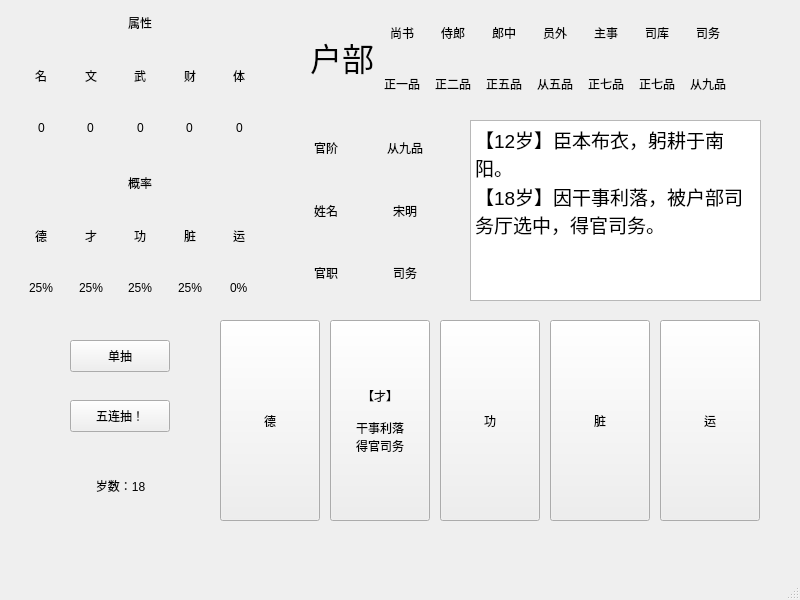
<?xml version="1.0" encoding="UTF-8"?>
<ui version="4.0">
 <class>MainWindow</class>
 <widget class="QMainWindow" name="MainWindow">
  <property name="geometry">
   <rect>
    <x>0</x>
    <y>0</y>
    <width>800</width>
    <height>600</height>
   </rect>
  </property>
  <property name="windowTitle">
   <string>MainWindow</string>
  </property>
  <widget class="QWidget" name="centralwidget">
   <widget class="QWidget" name="verticalLayoutWidget">
    <property name="geometry">
     <rect>
      <x>290</x>
      <y>120</y>
      <width>151</width>
      <height>181</height>
     </rect>
    </property>
    <layout class="QVBoxLayout" name="verticalLayout">
     <item>
      <layout class="QHBoxLayout" name="horizontalLayout_10">
       <item alignment="Qt::AlignHCenter">
        <widget class="QLabel" name="Label_granjie">
         <property name="text">
          <string>官阶</string>
         </property>
        </widget>
       </item>
       <item alignment="Qt::AlignHCenter">
        <widget class="QLabel" name="label_granjie">
         <property name="text">
          <string>从九品</string>
         </property>
        </widget>
       </item>
      </layout>
     </item>
     <item>
      <layout class="QHBoxLayout" name="horizontalLayout_4">
       <item alignment="Qt::AlignHCenter">
        <widget class="QLabel" name="Label_name">
         <property name="text">
          <string>姓名</string>
         </property>
        </widget>
       </item>
       <item alignment="Qt::AlignHCenter">
        <widget class="QLabel" name="label_name">
         <property name="text">
          <string>宋明</string>
         </property>
        </widget>
       </item>
      </layout>
     </item>
     <item>
      <layout class="QHBoxLayout" name="horizontalLayout_2">
       <item alignment="Qt::AlignHCenter">
        <widget class="QLabel" name="Label_granzhi">
         <property name="text">
          <string>官职</string>
         </property>
        </widget>
       </item>
       <item alignment="Qt::AlignHCenter">
        <widget class="QLabel" name="label_zhiwu">
         <property name="text">
          <string>司务</string>
         </property>
        </widget>
       </item>
      </layout>
     </item>
    </layout>
   </widget>
   <widget class="QPushButton" name="pushButton_five">
    <property name="geometry">
     <rect>
      <x>70</x>
      <y>400</y>
      <width>100</width>
      <height>32</height>
     </rect>
    </property>
    <property name="text">
     <string>五连抽！</string>
    </property>
   </widget>
   <widget class="QLabel" name="label_suishu">
    <property name="geometry">
     <rect>
      <x>80</x>
      <y>460</y>
      <width>81</width>
      <height>51</height>
     </rect>
    </property>
    <property name="text">
     <string>岁数：18</string>
    </property>
    <property name="alignment">
     <set>Qt::AlignCenter</set>
    </property>
   </widget>
   <widget class="QWidget" name="verticalLayoutWidget_2">
    <property name="geometry">
     <rect>
      <x>20</x>
      <y>160</y>
      <width>241</width>
      <height>151</height>
     </rect>
    </property>
    <layout class="QVBoxLayout" name="verticalLayout_2">
     <item alignment="Qt::AlignHCenter">
      <widget class="QLabel" name="Label_gaily">
       <property name="text">
        <string>概率</string>
       </property>
      </widget>
     </item>
     <item>
      <layout class="QHBoxLayout" name="horizontalLayout_5">
       <item alignment="Qt::AlignHCenter">
        <widget class="QLabel" name="Label_de">
         <property name="text">
          <string>德</string>
         </property>
        </widget>
       </item>
       <item alignment="Qt::AlignHCenter">
        <widget class="QLabel" name="Label_cai">
         <property name="text">
          <string>才</string>
         </property>
        </widget>
       </item>
       <item alignment="Qt::AlignHCenter">
        <widget class="QLabel" name="Label_gong">
         <property name="text">
          <string>功</string>
         </property>
        </widget>
       </item>
       <item alignment="Qt::AlignHCenter">
        <widget class="QLabel" name="Label_zang">
         <property name="text">
          <string>脏</string>
         </property>
        </widget>
       </item>
       <item alignment="Qt::AlignHCenter">
        <widget class="QLabel" name="Label_yun">
         <property name="text">
          <string>运</string>
         </property>
        </widget>
       </item>
      </layout>
     </item>
     <item>
      <layout class="QHBoxLayout" name="horizontalLayout_6">
       <item alignment="Qt::AlignHCenter">
        <widget class="QLabel" name="label_de">
         <property name="text">
          <string>25%</string>
         </property>
        </widget>
       </item>
       <item alignment="Qt::AlignHCenter">
        <widget class="QLabel" name="label_cai">
         <property name="text">
          <string>25%</string>
         </property>
        </widget>
       </item>
       <item alignment="Qt::AlignHCenter">
        <widget class="QLabel" name="label_gong">
         <property name="text">
          <string>25%</string>
         </property>
        </widget>
       </item>
       <item alignment="Qt::AlignHCenter">
        <widget class="QLabel" name="label_zang">
         <property name="text">
          <string>25%</string>
         </property>
        </widget>
       </item>
       <item alignment="Qt::AlignHCenter">
        <widget class="QLabel" name="label_yun">
         <property name="text">
          <string>0%</string>
         </property>
        </widget>
       </item>
      </layout>
     </item>
    </layout>
   </widget>
   <widget class="QPushButton" name="pushButton_one">
    <property name="geometry">
     <rect>
      <x>70</x>
      <y>340</y>
      <width>100</width>
      <height>32</height>
     </rect>
    </property>
    <property name="text">
     <string>单抽</string>
    </property>
   </widget>
   <widget class="QWidget" name="verticalLayoutWidget_3">
    <property name="geometry">
     <rect>
      <x>20</x>
      <y>0</y>
      <width>241</width>
      <height>151</height>
     </rect>
    </property>
    <layout class="QVBoxLayout" name="verticalLayout_3">
     <item alignment="Qt::AlignHCenter">
      <widget class="QLabel" name="Label_shuxing">
       <property name="text">
        <string>属性</string>
       </property>
      </widget>
     </item>
     <item>
      <layout class="QHBoxLayout" name="horizontalLayout_7">
       <item alignment="Qt::AlignHCenter">
        <widget class="QLabel" name="Label_ming">
         <property name="text">
          <string>名</string>
         </property>
        </widget>
       </item>
       <item alignment="Qt::AlignHCenter">
        <widget class="QLabel" name="Label_wen">
         <property name="text">
          <string>文</string>
         </property>
        </widget>
       </item>
       <item alignment="Qt::AlignHCenter">
        <widget class="QLabel" name="Label_wu">
         <property name="text">
          <string>武</string>
         </property>
        </widget>
       </item>
       <item alignment="Qt::AlignHCenter">
        <widget class="QLabel" name="Label_money">
         <property name="text">
          <string>财</string>
         </property>
        </widget>
       </item>
       <item alignment="Qt::AlignHCenter">
        <widget class="QLabel" name="Label_ti">
         <property name="text">
          <string>体</string>
         </property>
        </widget>
       </item>
      </layout>
     </item>
     <item>
      <layout class="QHBoxLayout" name="horizontalLayout_8">
       <item alignment="Qt::AlignHCenter">
        <widget class="QLabel" name="label_ming">
         <property name="text">
          <string>0</string>
         </property>
        </widget>
       </item>
       <item alignment="Qt::AlignHCenter">
        <widget class="QLabel" name="label_wen">
         <property name="text">
          <string>0</string>
         </property>
        </widget>
       </item>
       <item alignment="Qt::AlignHCenter">
        <widget class="QLabel" name="label_wu">
         <property name="text">
          <string>0</string>
         </property>
        </widget>
       </item>
       <item alignment="Qt::AlignHCenter">
        <widget class="QLabel" name="label_money">
         <property name="text">
          <string>0</string>
         </property>
        </widget>
       </item>
       <item alignment="Qt::AlignHCenter">
        <widget class="QLabel" name="label_ti">
         <property name="text">
          <string>0</string>
         </property>
        </widget>
       </item>
      </layout>
     </item>
    </layout>
   </widget>
   <widget class="QPushButton" name="card_one">
    <property name="geometry">
     <rect>
      <x>220</x>
      <y>320</y>
      <width>100</width>
      <height>201</height>
     </rect>
    </property>
    <property name="text">
     <string>德</string>
    </property>
   </widget>
   <widget class="QPushButton" name="card_two">
    <property name="geometry">
     <rect>
      <x>330</x>
      <y>320</y>
      <width>100</width>
      <height>201</height>
     </rect>
    </property>
    <property name="text">
     <string>【才】

干事利落
得官司务</string>
    </property>
   </widget>
   <widget class="QPushButton" name="card_three">
    <property name="geometry">
     <rect>
      <x>440</x>
      <y>320</y>
      <width>100</width>
      <height>201</height>
     </rect>
    </property>
    <property name="text">
     <string>功</string>
    </property>
   </widget>
   <widget class="QPushButton" name="card_four">
    <property name="geometry">
     <rect>
      <x>550</x>
      <y>320</y>
      <width>100</width>
      <height>201</height>
     </rect>
    </property>
    <property name="text">
     <string>脏</string>
    </property>
   </widget>
   <widget class="QPushButton" name="card_five">
    <property name="geometry">
     <rect>
      <x>660</x>
      <y>320</y>
      <width>100</width>
      <height>201</height>
     </rect>
    </property>
    <property name="text">
     <string>运</string>
    </property>
   </widget>
   <widget class="QWidget" name="horizontalLayoutWidget_3">
    <property name="geometry">
     <rect>
      <x>310</x>
      <y>10</y>
      <width>421</width>
      <height>96</height>
     </rect>
    </property>
    <layout class="QHBoxLayout" name="horizontalLayout_9">
     <item>
      <widget class="QLabel" name="label_yamen">
       <property name="text">
        <string>&lt;html&gt;&lt;head/&gt;&lt;body&gt;&lt;p align=&quot;center&quot;&gt;&lt;span style=&quot; font-size:24pt;&quot;&gt;户部&lt;/span&gt;&lt;/p&gt;&lt;/body&gt;&lt;/html&gt;</string>
       </property>
      </widget>
     </item>
     <item>
      <layout class="QVBoxLayout" name="verticalLayout_4">
       <item alignment="Qt::AlignHCenter">
        <widget class="QLabel" name="label_yamen_1">
         <property name="text">
          <string>尚书</string>
         </property>
        </widget>
       </item>
       <item alignment="Qt::AlignHCenter">
        <widget class="QLabel" name="label_granjie_1">
         <property name="text">
          <string>正一品</string>
         </property>
        </widget>
       </item>
      </layout>
     </item>
     <item>
      <layout class="QVBoxLayout" name="verticalLayout_6">
       <item alignment="Qt::AlignHCenter">
        <widget class="QLabel" name="label_yamen_2">
         <property name="text">
          <string>侍郎</string>
         </property>
        </widget>
       </item>
       <item alignment="Qt::AlignHCenter">
        <widget class="QLabel" name="label_granjie_2">
         <property name="text">
          <string>正二品</string>
         </property>
        </widget>
       </item>
      </layout>
     </item>
     <item>
      <layout class="QVBoxLayout" name="verticalLayout_7">
       <item alignment="Qt::AlignHCenter">
        <widget class="QLabel" name="label_yamen_3">
         <property name="text">
          <string>郎中</string>
         </property>
        </widget>
       </item>
       <item alignment="Qt::AlignHCenter">
        <widget class="QLabel" name="label_granjie_3">
         <property name="text">
          <string>正五品</string>
         </property>
        </widget>
       </item>
      </layout>
     </item>
     <item>
      <layout class="QVBoxLayout" name="verticalLayout_8">
       <item alignment="Qt::AlignHCenter">
        <widget class="QLabel" name="label_yamen_4">
         <property name="text">
          <string>员外</string>
         </property>
        </widget>
       </item>
       <item alignment="Qt::AlignHCenter">
        <widget class="QLabel" name="label_granjie_4">
         <property name="text">
          <string>从五品</string>
         </property>
        </widget>
       </item>
      </layout>
     </item>
     <item>
      <layout class="QVBoxLayout" name="verticalLayout_9">
       <item alignment="Qt::AlignHCenter">
        <widget class="QLabel" name="label_yamen_5">
         <property name="text">
          <string>主事</string>
         </property>
        </widget>
       </item>
       <item alignment="Qt::AlignHCenter">
        <widget class="QLabel" name="label_granjie_5">
         <property name="text">
          <string>正七品</string>
         </property>
        </widget>
       </item>
      </layout>
     </item>
     <item>
      <layout class="QVBoxLayout" name="verticalLayout_10">
       <item alignment="Qt::AlignHCenter">
        <widget class="QLabel" name="label_yamen_6">
         <property name="text">
          <string>司库</string>
         </property>
        </widget>
       </item>
       <item alignment="Qt::AlignHCenter">
        <widget class="QLabel" name="label_granjie_6">
         <property name="text">
          <string>正七品</string>
         </property>
        </widget>
       </item>
      </layout>
     </item>
     <item>
      <layout class="QVBoxLayout" name="verticalLayout_5">
       <item alignment="Qt::AlignHCenter">
        <widget class="QLabel" name="label_yamen_7">
         <property name="text">
          <string>司务</string>
         </property>
        </widget>
       </item>
       <item alignment="Qt::AlignHCenter">
        <widget class="QLabel" name="label_granjie_7">
         <property name="text">
          <string>从九品</string>
         </property>
        </widget>
       </item>
      </layout>
     </item>
    </layout>
   </widget>
   <widget class="QTextEdit" name="history">
    <property name="geometry">
     <rect>
      <x>470</x>
      <y>120</y>
      <width>291</width>
      <height>181</height>
     </rect>
    </property>
    <property name="html">
     <string>&lt;!DOCTYPE HTML PUBLIC &quot;-//W3C//DTD HTML 4.0//EN&quot; &quot;http://www.w3.org/TR/REC-html40/strict.dtd&quot;&gt;
&lt;html&gt;&lt;head&gt;&lt;meta name=&quot;qrichtext&quot; content=&quot;1&quot; /&gt;&lt;meta charset=&quot;utf-8&quot; /&gt;&lt;style type=&quot;text/css&quot;&gt;
p, li { white-space: pre-wrap; }
&lt;/style&gt;&lt;/head&gt;&lt;body style=&quot; font-family:'.AppleSystemUIFont'; font-size:13pt; font-weight:400; font-style:normal;&quot;&gt;
&lt;p style=&quot; margin-top:0px; margin-bottom:0px; margin-left:0px; margin-right:0px; -qt-block-indent:0; text-indent:0px;&quot;&gt;&lt;span style=&quot; font-size:14pt;&quot;&gt;【12岁】臣本布衣，躬耕于南阳。&lt;/span&gt;&lt;/p&gt;
&lt;p style=&quot; margin-top:0px; margin-bottom:0px; margin-left:0px; margin-right:0px; -qt-block-indent:0; text-indent:0px;&quot;&gt;&lt;span style=&quot; font-size:14pt;&quot;&gt;【18岁】因干事利落，被户部司务厅选中，得官司务。&lt;/span&gt;&lt;/p&gt;&lt;/body&gt;&lt;/html&gt;</string>
    </property>
   </widget>
  </widget>
  <widget class="QMenuBar" name="menubar">
   <property name="geometry">
    <rect>
     <x>0</x>
     <y>0</y>
     <width>800</width>
     <height>24</height>
    </rect>
   </property>
  </widget>
  <widget class="QStatusBar" name="statusbar"/>
 </widget>
 <resources/>
 <connections/>
</ui>
